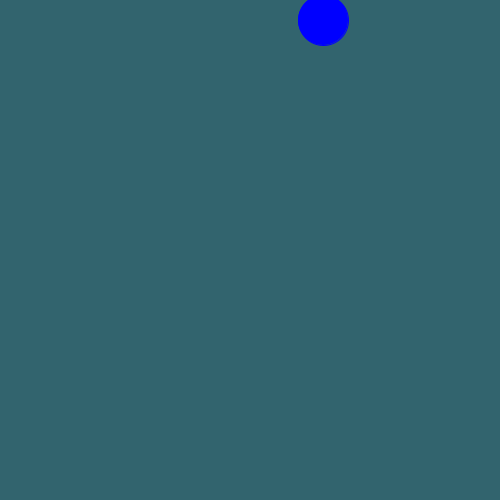
Frame 1 (no input)
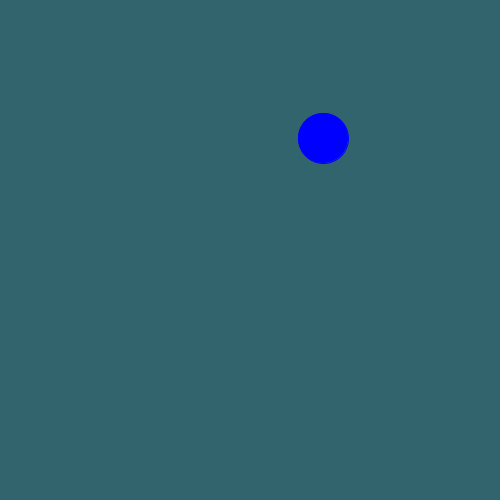
Frame 60 (the mouse pressed at the canvas centre just before this capture)
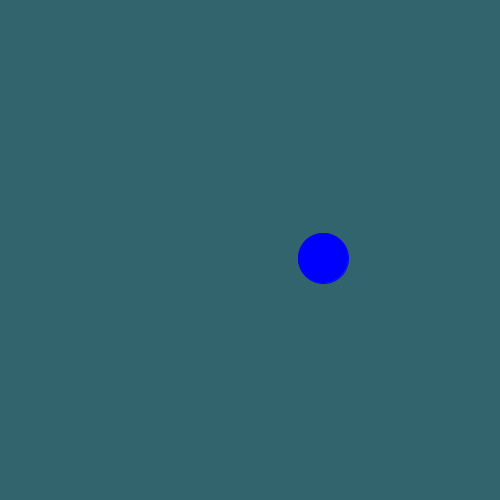
Frame 120 (the mouse held since frame 60 and released just before this capture)

The Processing sketch that drew these frames (run headless with seeded random() and noise(); from frame 60 on, the mouse is pressed at the canvas centre):

// Processing sketch: Rain_Dropper
// ── Rain_Dropper.pde
int y = 20;
      int randomNumber = (int) random(500);
void setup() {
  size(500, 500);
}
void draw() {
  
  background(50, 100, 110);
     rain();
    if (y>=499) {
     y=20;
     randomNumber=(int) random(500);
    }
}
void rain() {
  
  fill(0, 0, 1000);
    stroke(0, 0, 1000);
    ellipse(randomNumber, y, 50, 50);
    y=y+2;
}
